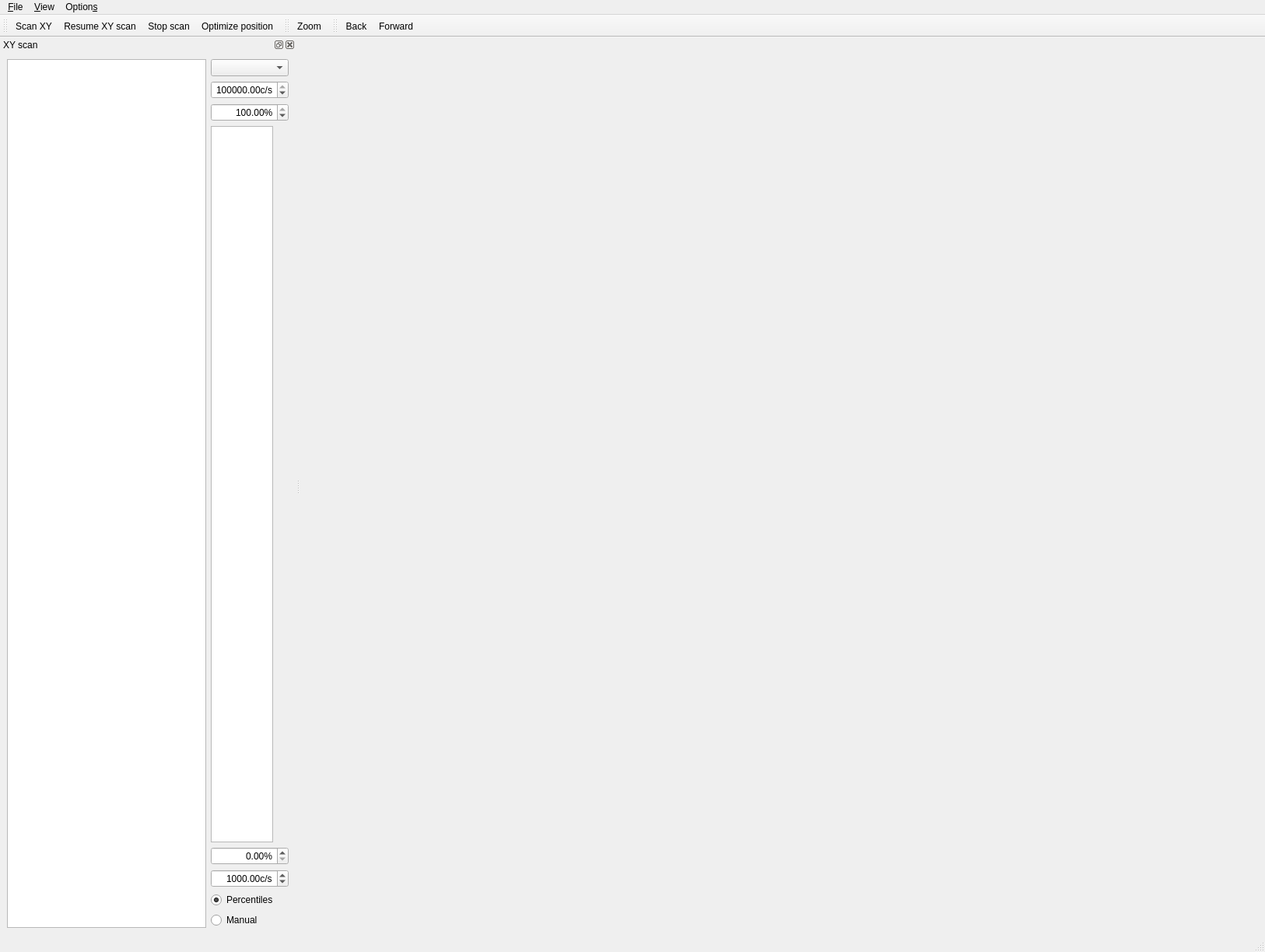
<?xml version="1.0" encoding="UTF-8"?>
<ui version="4.0">
 <class>MainWindow</class>
 <widget class="QMainWindow" name="MainWindow">
  <property name="geometry">
   <rect>
    <x>0</x>
    <y>0</y>
    <width>1626</width>
    <height>1224</height>
   </rect>
  </property>
  <property name="sizePolicy">
   <sizepolicy hsizetype="Preferred" vsizetype="Fixed">
    <horstretch>0</horstretch>
    <verstretch>0</verstretch>
   </sizepolicy>
  </property>
  <property name="windowTitle">
   <string>qudi: Confocal</string>
  </property>
  <widget class="QWidget" name="centralwidget">
   <layout class="QGridLayout" name="gridLayout_8"/>
  </widget>
  <widget class="QMenuBar" name="menubar">
   <property name="geometry">
    <rect>
     <x>0</x>
     <y>0</y>
     <width>1626</width>
     <height>31</height>
    </rect>
   </property>
   <widget class="QMenu" name="menuFile">
    <property name="title">
     <string>&amp;File</string>
    </property>
    <addaction name="actionSave_XY_Scan"/>
    <addaction name="actionSave_Depth_Scan"/>
    <addaction name="actionSave_configuration"/>
    <addaction name="separator"/>
    <addaction name="actionClose"/>
   </widget>
   <widget class="QMenu" name="menu_Options">
    <property name="title">
     <string>Option&amp;s</string>
    </property>
    <addaction name="action_Settings"/>
    <addaction name="action_optimizer_settings"/>
   </widget>
   <widget class="QMenu" name="menuView">
    <property name="title">
     <string>&amp;View</string>
    </property>
    <widget class="QMenu" name="menuToolbars">
     <property name="title">
      <string>Too&amp;lbars</string>
     </property>
     <addaction name="actionScan_Toolbar"/>
     <addaction name="actionUtil_Toolbar"/>
    </widget>
    <addaction name="actionXY_scan_view"/>
    <addaction name="separator"/>
    <addaction name="menuToolbars"/>
    <addaction name="separator"/>
    <addaction name="restore_default_view_Action"/>
    <addaction name="separator"/>
    <addaction name="optimizer_only_view_Action"/>
   </widget>
   <addaction name="menuFile"/>
   <addaction name="menuView"/>
   <addaction name="menu_Options"/>
  </widget>
  <widget class="QStatusBar" name="statusbar"/>
  <widget class="QDockWidget" name="xy_scan_dockWidget">
   <property name="windowTitle">
    <string>XY scan</string>
   </property>
   <attribute name="dockWidgetArea">
    <number>1</number>
   </attribute>
   <widget class="QWidget" name="dockWidgetContents_4">
    <layout class="QVBoxLayout" name="verticalLayout_5">
     <item>
      <layout class="QHBoxLayout" name="horizontalLayout_4" stretch="0,0">
       <item>
        <widget class="PlotWidgetModified" name="xy_ViewWidget">
         <property name="sizePolicy">
          <sizepolicy hsizetype="Expanding" vsizetype="Expanding">
           <horstretch>0</horstretch>
           <verstretch>0</verstretch>
          </sizepolicy>
         </property>
         <property name="verticalScrollBarPolicy">
          <enum>Qt::ScrollBarAlwaysOff</enum>
         </property>
        </widget>
       </item>
       <item>
        <layout class="QVBoxLayout" name="verticalLayout" stretch="0,0,0,1,0,0,0,0,0">
         <item>
          <widget class="QComboBox" name="xy_channel_ComboBox"/>
         </item>
         <item>
          <widget class="ScienDSpinBox" name="xy_cb_max_DoubleSpinBox">
           <property name="sizePolicy">
            <sizepolicy hsizetype="Fixed" vsizetype="Fixed">
             <horstretch>0</horstretch>
             <verstretch>0</verstretch>
            </sizepolicy>
           </property>
           <property name="maximumSize">
            <size>
             <width>100</width>
             <height>16777215</height>
            </size>
           </property>
           <property name="mouseTracking">
            <bool>true</bool>
           </property>
           <property name="acceptDrops">
            <bool>true</bool>
           </property>
           <property name="alignment">
            <set>Qt::AlignRight|Qt::AlignTrailing|Qt::AlignVCenter</set>
           </property>
           <property name="accelerated">
            <bool>true</bool>
           </property>
           <property name="suffix">
            <string>c/s</string>
           </property>
           <property name="minimum">
            <double>-1000000000.000000000000000</double>
           </property>
           <property name="maximum">
            <double>1000000000.000000000000000</double>
           </property>
           <property name="value">
            <double>100000.000000000000000</double>
           </property>
          </widget>
         </item>
         <item>
          <widget class="ScienDSpinBox" name="xy_cb_high_percentile_DoubleSpinBox">
           <property name="maximumSize">
            <size>
             <width>100</width>
             <height>16777215</height>
            </size>
           </property>
           <property name="alignment">
            <set>Qt::AlignRight|Qt::AlignTrailing|Qt::AlignVCenter</set>
           </property>
           <property name="suffix">
            <string>%</string>
           </property>
           <property name="minimum">
            <double>0.000000000000000</double>
           </property>
           <property name="maximum">
            <double>100.000000000000000</double>
           </property>
           <property name="value">
            <double>100.000000000000000</double>
           </property>
          </widget>
         </item>
         <item>
          <widget class="PlotWidget" name="xy_cb_ViewWidget">
           <property name="sizePolicy">
            <sizepolicy hsizetype="Preferred" vsizetype="Preferred">
             <horstretch>0</horstretch>
             <verstretch>0</verstretch>
            </sizepolicy>
           </property>
           <property name="maximumSize">
            <size>
             <width>80</width>
             <height>16777215</height>
            </size>
           </property>
          </widget>
         </item>
         <item>
          <widget class="ScienDSpinBox" name="xy_cb_low_percentile_DoubleSpinBox">
           <property name="maximumSize">
            <size>
             <width>100</width>
             <height>16777215</height>
            </size>
           </property>
           <property name="alignment">
            <set>Qt::AlignRight|Qt::AlignTrailing|Qt::AlignVCenter</set>
           </property>
           <property name="suffix">
            <string>%</string>
           </property>
           <property name="minimum">
            <double>0.000000000000000</double>
           </property>
           <property name="maximum">
            <double>100.000000000000000</double>
           </property>
           <property name="value">
            <double>0.000000000000000</double>
           </property>
          </widget>
         </item>
         <item>
          <widget class="ScienDSpinBox" name="xy_cb_min_DoubleSpinBox">
           <property name="sizePolicy">
            <sizepolicy hsizetype="Fixed" vsizetype="Fixed">
             <horstretch>0</horstretch>
             <verstretch>0</verstretch>
            </sizepolicy>
           </property>
           <property name="maximumSize">
            <size>
             <width>100</width>
             <height>16777215</height>
            </size>
           </property>
           <property name="mouseTracking">
            <bool>true</bool>
           </property>
           <property name="acceptDrops">
            <bool>true</bool>
           </property>
           <property name="alignment">
            <set>Qt::AlignRight|Qt::AlignTrailing|Qt::AlignVCenter</set>
           </property>
           <property name="accelerated">
            <bool>true</bool>
           </property>
           <property name="suffix">
            <string>c/s</string>
           </property>
           <property name="minimum">
            <double>-1000000000.000000000000000</double>
           </property>
           <property name="maximum">
            <double>10000000.000000000000000</double>
           </property>
           <property name="value">
            <double>1000.000000000000000</double>
           </property>
          </widget>
         </item>
         <item>
          <widget class="QRadioButton" name="xy_cb_centiles_RadioButton">
           <property name="text">
            <string>Percentiles</string>
           </property>
           <property name="checked">
            <bool>true</bool>
           </property>
          </widget>
         </item>
         <item>
          <widget class="QRadioButton" name="xy_cb_manual_RadioButton">
           <property name="text">
            <string>Manual</string>
           </property>
           <property name="checked">
            <bool>false</bool>
           </property>
          </widget>
         </item>
         <item>
          <layout class="QHBoxLayout" name="horizontalLayout_6"/>
         </item>
        </layout>
       </item>
      </layout>
     </item>
    </layout>
   </widget>
  </widget>
  <widget class="QToolBar" name="scan_ToolBar">
   <property name="windowTitle">
    <string>Scan toolbar</string>
   </property>
   <property name="toolButtonStyle">
    <enum>Qt::ToolButtonTextUnderIcon</enum>
   </property>
   <attribute name="toolBarArea">
    <enum>TopToolBarArea</enum>
   </attribute>
   <attribute name="toolBarBreak">
    <bool>false</bool>
   </attribute>
   <addaction name="action_scan_xy_start"/>
   <addaction name="action_scan_xy_resume"/>
   <addaction name="action_stop_scanning"/>
   <addaction name="action_optimize_position"/>
  </widget>
  <widget class="QToolBar" name="util_ToolBar">
   <property name="windowTitle">
    <string>Utilities Toolbar</string>
   </property>
   <property name="toolButtonStyle">
    <enum>Qt::ToolButtonTextUnderIcon</enum>
   </property>
   <attribute name="toolBarArea">
    <enum>TopToolBarArea</enum>
   </attribute>
   <attribute name="toolBarBreak">
    <bool>false</bool>
   </attribute>
   <addaction name="action_zoom"/>
  </widget>
  <widget class="QToolBar" name="historyToolBar">
   <property name="enabled">
    <bool>true</bool>
   </property>
   <property name="windowTitle">
    <string>toolBar</string>
   </property>
   <property name="toolButtonStyle">
    <enum>Qt::ToolButtonTextUnderIcon</enum>
   </property>
   <attribute name="toolBarArea">
    <enum>TopToolBarArea</enum>
   </attribute>
   <attribute name="toolBarBreak">
    <bool>false</bool>
   </attribute>
   <addaction name="actionBack"/>
   <addaction name="actionForward"/>
  </widget>
  <action name="actionSave_XY_Scan">
   <property name="icon">
    <iconset>
     <normaloff>../../artwork/icons/oxygen/22x22/document-save.png</normaloff>../../artwork/icons/oxygen/22x22/document-save.png</iconset>
   </property>
   <property name="text">
    <string>&amp;Save XY scan</string>
   </property>
  </action>
  <action name="actionSave_configuration">
   <property name="icon">
    <iconset>
     <normaloff>../../artwork/icons/oxygen/22x22/document-save.png</normaloff>../../artwork/icons/oxygen/22x22/document-save.png</iconset>
   </property>
   <property name="text">
    <string>Save co&amp;nfiguration</string>
   </property>
  </action>
  <action name="action_Settings">
   <property name="icon">
    <iconset>
     <normaloff>../../artwork/icons/oxygen/22x22/configure.png</normaloff>../../artwork/icons/oxygen/22x22/configure.png</iconset>
   </property>
   <property name="text">
    <string>Se&amp;ttings</string>
   </property>
  </action>
  <action name="actionClose">
   <property name="icon">
    <iconset>
     <normaloff>../../artwork/icons/oxygen/22x22/application-exit.png</normaloff>../../artwork/icons/oxygen/22x22/application-exit.png</iconset>
   </property>
   <property name="text">
    <string>C&amp;lose</string>
   </property>
   <property name="toolTip">
    <string>Close confocal</string>
   </property>
   <property name="shortcut">
    <string>Ctrl+W</string>
   </property>
  </action>
  <action name="actionSave_Depth_Scan">
   <property name="icon">
    <iconset>
     <normaloff>../../artwork/icons/oxygen/22x22/document-save.png</normaloff>../../artwork/icons/oxygen/22x22/document-save.png</iconset>
   </property>
   <property name="text">
    <string>Save &amp;Depth scan</string>
   </property>
   <property name="toolTip">
    <string>Save Depth Data</string>
   </property>
  </action>
  <action name="action_optimizer_settings">
   <property name="icon">
    <iconset>
     <normaloff>../../artwork/icons/oxygen/22x22/configure.png</normaloff>../../artwork/icons/oxygen/22x22/configure.png</iconset>
   </property>
   <property name="text">
    <string>O&amp;ptimizer Settings</string>
   </property>
  </action>
  <action name="action_zoom">
   <property name="checkable">
    <bool>true</bool>
   </property>
   <property name="icon">
    <iconset>
     <normaloff>../../artwork/icons/oxygen/22x22/zoom-select.png</normaloff>
     <normalon>../../artwork/icons/qudiTheme/32x32/search_active.png</normalon>../../artwork/icons/oxygen/22x22/zoom-select.png</iconset>
   </property>
   <property name="text">
    <string>Zoom</string>
   </property>
   <property name="shortcut">
    <string>Z</string>
   </property>
  </action>
  <action name="actionXY_scan_view">
   <property name="checkable">
    <bool>true</bool>
   </property>
   <property name="checked">
    <bool>true</bool>
   </property>
   <property name="text">
    <string>&amp;XY scan</string>
   </property>
   <property name="shortcut">
    <string>Alt+X</string>
   </property>
  </action>
  <action name="actionDepth_scan_view">
   <property name="checkable">
    <bool>true</bool>
   </property>
   <property name="checked">
    <bool>true</bool>
   </property>
   <property name="text">
    <string>&amp;Depth scan</string>
   </property>
   <property name="shortcut">
    <string>Alt+D</string>
   </property>
  </action>
  <action name="actionScan_control_view">
   <property name="checkable">
    <bool>true</bool>
   </property>
   <property name="checked">
    <bool>true</bool>
   </property>
   <property name="text">
    <string>&amp;Scan parameters</string>
   </property>
  </action>
  <action name="actionOptimizer_view">
   <property name="checkable">
    <bool>true</bool>
   </property>
   <property name="checked">
    <bool>true</bool>
   </property>
   <property name="text">
    <string>&amp;Optimizer</string>
   </property>
   <property name="shortcut">
    <string>Alt+O</string>
   </property>
  </action>
  <action name="action_scan_xy_start">
   <property name="icon">
    <iconset>
     <normaloff>../../artwork/icons/qudiTheme/22x22/scan-xy-start.png</normaloff>../../artwork/icons/qudiTheme/22x22/scan-xy-start.png</iconset>
   </property>
   <property name="text">
    <string>Scan XY</string>
   </property>
   <property name="toolTip">
    <string>Start a fresh XY scan</string>
   </property>
  </action>
  <action name="action_scan_xy_resume">
   <property name="icon">
    <iconset>
     <normaloff>../../artwork/icons/qudiTheme/22x22/scan-xy-resume.png</normaloff>../../artwork/icons/qudiTheme/22x22/scan-xy-resume.png</iconset>
   </property>
   <property name="text">
    <string>Resume XY scan</string>
   </property>
   <property name="toolTip">
    <string>Resume an interrupted XY scan</string>
   </property>
  </action>
  <action name="action_scan_depth_start">
   <property name="icon">
    <iconset>
     <normaloff>../../artwork/icons/qudiTheme/22x22/scan-depth-start.png</normaloff>../../artwork/icons/qudiTheme/22x22/scan-depth-start.png</iconset>
   </property>
   <property name="text">
    <string>Scan depth</string>
   </property>
   <property name="toolTip">
    <string>Start a fresh depth scan</string>
   </property>
  </action>
  <action name="action_scan_depth_resume">
   <property name="icon">
    <iconset>
     <normaloff>../../artwork/icons/qudiTheme/22x22/scan-depth-resume.png</normaloff>../../artwork/icons/qudiTheme/22x22/scan-depth-resume.png</iconset>
   </property>
   <property name="text">
    <string>Resume depth scan</string>
   </property>
   <property name="toolTip">
    <string>Resume an interrupted depth scan</string>
   </property>
  </action>
  <action name="action_optimize_position">
   <property name="icon">
    <iconset>
     <normaloff>../../artwork/icons/qudiTheme/22x22/optimize-position.png</normaloff>../../artwork/icons/qudiTheme/22x22/optimize-position.png</iconset>
   </property>
   <property name="text">
    <string>&amp;Optimize position</string>
   </property>
   <property name="toolTip">
    <string>&amp;Optimize position of crosshair</string>
   </property>
   <property name="shortcut">
    <string>Alt+O</string>
   </property>
  </action>
  <action name="action_stop_scanning">
   <property name="icon">
    <iconset>
     <normaloff>../../artwork/icons/qudiTheme/22x22/stop-scan.png</normaloff>../../artwork/icons/qudiTheme/22x22/stop-scan.png</iconset>
   </property>
   <property name="text">
    <string>Stop scan</string>
   </property>
   <property name="toolTip">
    <string>Stop scanning XY or depth and return to &quot;ready&quot; state</string>
   </property>
  </action>
  <action name="restore_default_view_Action">
   <property name="text">
    <string>&amp;Restore default</string>
   </property>
   <property name="toolTip">
    <string>Restore default arrangement of dock widgets </string>
   </property>
  </action>
  <action name="optimizer_only_view_Action">
   <property name="icon">
    <iconset>
     <normaloff>../../artwork/icons/qudiTheme/22x22/optimize-position.png</normaloff>../../artwork/icons/qudiTheme/22x22/optimize-position.png</iconset>
   </property>
   <property name="text">
    <string>O&amp;ptimizer-only</string>
   </property>
   <property name="toolTip">
    <string>Rearrange window as a small optimizer interface.</string>
   </property>
  </action>
  <action name="actionScan_Toolbar">
   <property name="checkable">
    <bool>true</bool>
   </property>
   <property name="checked">
    <bool>true</bool>
   </property>
   <property name="text">
    <string>&amp;Scan Toolbar</string>
   </property>
   <property name="toolTip">
    <string>This toolbar contains all the scan actions that let you record images in the confocal microscope</string>
   </property>
  </action>
  <action name="actionUtil_Toolbar">
   <property name="checkable">
    <bool>true</bool>
   </property>
   <property name="checked">
    <bool>true</bool>
   </property>
   <property name="text">
    <string>&amp;Util Toolbar</string>
   </property>
  </action>
  <action name="action_TiltCorrection">
   <property name="checkable">
    <bool>true</bool>
   </property>
   <property name="icon">
    <iconset>
     <normaloff>../../artwork/icons/qudiTheme/22x22/correct-tilt.png</normaloff>../../artwork/icons/qudiTheme/22x22/correct-tilt.png</iconset>
   </property>
   <property name="text">
    <string>&amp;Use Tilt Correction</string>
   </property>
  </action>
  <action name="actionTilt_correction_view">
   <property name="checkable">
    <bool>true</bool>
   </property>
   <property name="text">
    <string>&amp;Tilt correction</string>
   </property>
  </action>
  <action name="actionForward">
   <property name="enabled">
    <bool>true</bool>
   </property>
   <property name="icon">
    <iconset>
     <normaloff>../../artwork/icons/oxygen/22x22/go-next.png</normaloff>../../artwork/icons/oxygen/22x22/go-next.png</iconset>
   </property>
   <property name="text">
    <string>&amp;Forward</string>
   </property>
   <property name="toolTip">
    <string>Go forward in scan history</string>
   </property>
   <property name="shortcut">
    <string>Ctrl+R</string>
   </property>
  </action>
  <action name="actionBack">
   <property name="enabled">
    <bool>true</bool>
   </property>
   <property name="icon">
    <iconset>
     <normaloff>../../artwork/icons/oxygen/22x22/go-previous.png</normaloff>../../artwork/icons/oxygen/22x22/go-previous.png</iconset>
   </property>
   <property name="text">
    <string>&amp;Back</string>
   </property>
   <property name="toolTip">
    <string>Go back in scan history</string>
   </property>
   <property name="shortcut">
    <string>Ctrl+Z</string>
   </property>
  </action>
  <action name="actionScan_line_view">
   <property name="checkable">
    <bool>true</bool>
   </property>
   <property name="text">
    <string>Scan line</string>
   </property>
   <property name="toolTip">
    <string>Show or hide scan line display</string>
   </property>
  </action>
 </widget>
 <customwidgets>
  <customwidget>
   <class>PlotWidget</class>
   <extends>QGraphicsView</extends>
   <header>pyqtgraph</header>
  </customwidget>
  <customwidget>
   <class>ScienDSpinBox</class>
   <extends>QDoubleSpinBox</extends>
   <header>qtwidgets.scientific_spinbox.h</header>
  </customwidget>
  <customwidget>
   <class>PlotWidgetModified</class>
   <extends>QGraphicsView</extends>
   <header>qtwidgets.plotwidget_modified.h</header>
  </customwidget>
 </customwidgets>
 <tabstops>
  <tabstop>xy_cb_max_DoubleSpinBox</tabstop>
  <tabstop>xy_cb_high_percentile_DoubleSpinBox</tabstop>
  <tabstop>xy_cb_ViewWidget</tabstop>
  <tabstop>xy_cb_low_percentile_DoubleSpinBox</tabstop>
  <tabstop>xy_cb_min_DoubleSpinBox</tabstop>
  <tabstop>xy_cb_centiles_RadioButton</tabstop>
  <tabstop>xy_cb_manual_RadioButton</tabstop>
  <tabstop>xy_ViewWidget</tabstop>
 </tabstops>
 <resources/>
 <connections>
  <connection>
   <sender>actionClose</sender>
   <signal>triggered()</signal>
   <receiver>MainWindow</receiver>
   <slot>close()</slot>
   <hints>
    <hint type="sourcelabel">
     <x>-1</x>
     <y>-1</y>
    </hint>
    <hint type="destinationlabel">
     <x>627</x>
     <y>403</y>
    </hint>
   </hints>
  </connection>
  <connection>
   <sender>actionXY_scan_view</sender>
   <signal>triggered(bool)</signal>
   <receiver>xy_scan_dockWidget</receiver>
   <slot>setVisible(bool)</slot>
   <hints>
    <hint type="sourcelabel">
     <x>-1</x>
     <y>-1</y>
    </hint>
    <hint type="destinationlabel">
     <x>269</x>
     <y>413</y>
    </hint>
   </hints>
  </connection>
  <connection>
   <sender>xy_scan_dockWidget</sender>
   <signal>visibilityChanged(bool)</signal>
   <receiver>actionXY_scan_view</receiver>
   <slot>setChecked(bool)</slot>
   <hints>
    <hint type="sourcelabel">
     <x>269</x>
     <y>413</y>
    </hint>
    <hint type="destinationlabel">
     <x>-1</x>
     <y>-1</y>
    </hint>
   </hints>
  </connection>
  <connection>
   <sender>actionScan_Toolbar</sender>
   <signal>triggered(bool)</signal>
   <receiver>scan_ToolBar</receiver>
   <slot>setVisible(bool)</slot>
   <hints>
    <hint type="sourcelabel">
     <x>-1</x>
     <y>-1</y>
    </hint>
    <hint type="destinationlabel">
     <x>368</x>
     <y>46</y>
    </hint>
   </hints>
  </connection>
  <connection>
   <sender>actionUtil_Toolbar</sender>
   <signal>triggered(bool)</signal>
   <receiver>util_ToolBar</receiver>
   <slot>setVisible(bool)</slot>
   <hints>
    <hint type="sourcelabel">
     <x>-1</x>
     <y>-1</y>
    </hint>
    <hint type="destinationlabel">
     <x>996</x>
     <y>46</y>
    </hint>
   </hints>
  </connection>
  <connection>
   <sender>scan_ToolBar</sender>
   <signal>visibilityChanged(bool)</signal>
   <receiver>actionScan_Toolbar</receiver>
   <slot>setChecked(bool)</slot>
   <hints>
    <hint type="sourcelabel">
     <x>471</x>
     <y>41</y>
    </hint>
    <hint type="destinationlabel">
     <x>-1</x>
     <y>-1</y>
    </hint>
   </hints>
  </connection>
  <connection>
   <sender>util_ToolBar</sender>
   <signal>visibilityChanged(bool)</signal>
   <receiver>actionUtil_Toolbar</receiver>
   <slot>setChecked(bool)</slot>
   <hints>
    <hint type="sourcelabel">
     <x>1145</x>
     <y>41</y>
    </hint>
    <hint type="destinationlabel">
     <x>-1</x>
     <y>-1</y>
    </hint>
   </hints>
  </connection>
 </connections>
</ui>
